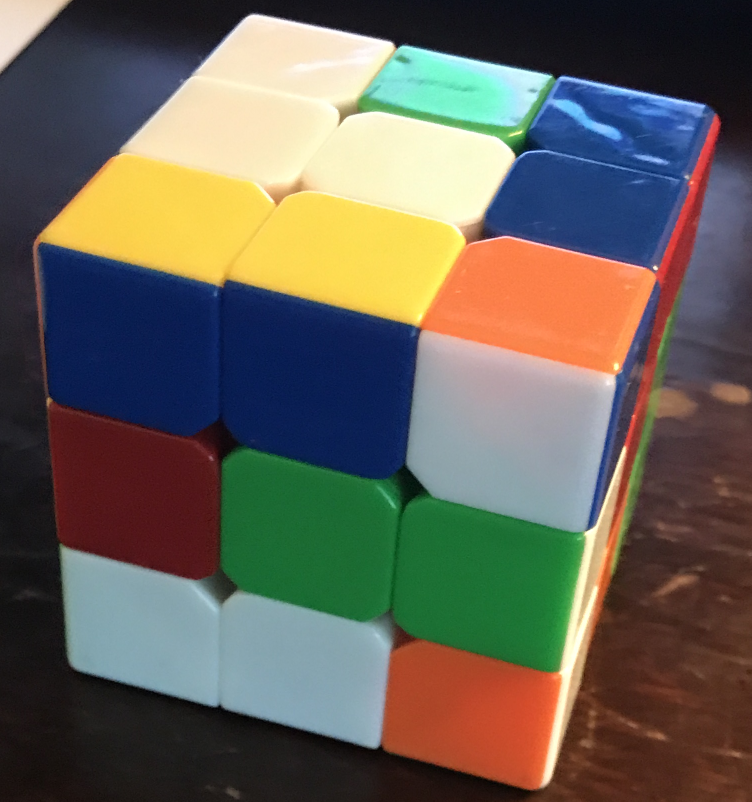
#> input picture rubiks_cropped/rub0.png, 1503 x 1603 px (shown at 1/2 size)
$ python sam.py
#> lines starting #> are read from the running program, lines starting #| are printed output that depends on the picture; after the words box and inside, x2 and y2 are one past the last pixel; in counts of white or black regions, pixels touching at a corner belong together
import cv2
import numpy as np
from matplotlib import pyplot as plt

r = 2
c = 5
index = 1
def add_img(title, img):
    global index
    plt.subplot(r,c,index)
    plt.imshow(img, 'gray')
    plt.title(title)
    plt.xticks([]), plt.yticks([])
    index+=1

def get_sift(inimg):
   # gray = cv2.cvtColor(inimg,cv2.COLOR_BGR2GRAY)
    #i = inimg
    return inimg
    # sift = cv2.SIFT_create()
    # kp = sift.detect(inimg,None)
    # return cv2.drawKeypoints(inimg, kp, inimg,flags=cv2.DRAW_MATCHES_FLAGS_DRAW_RICH_KEYPOINTS)

img = cv2.imread("rubiks_cropped/rub0.png", 0)
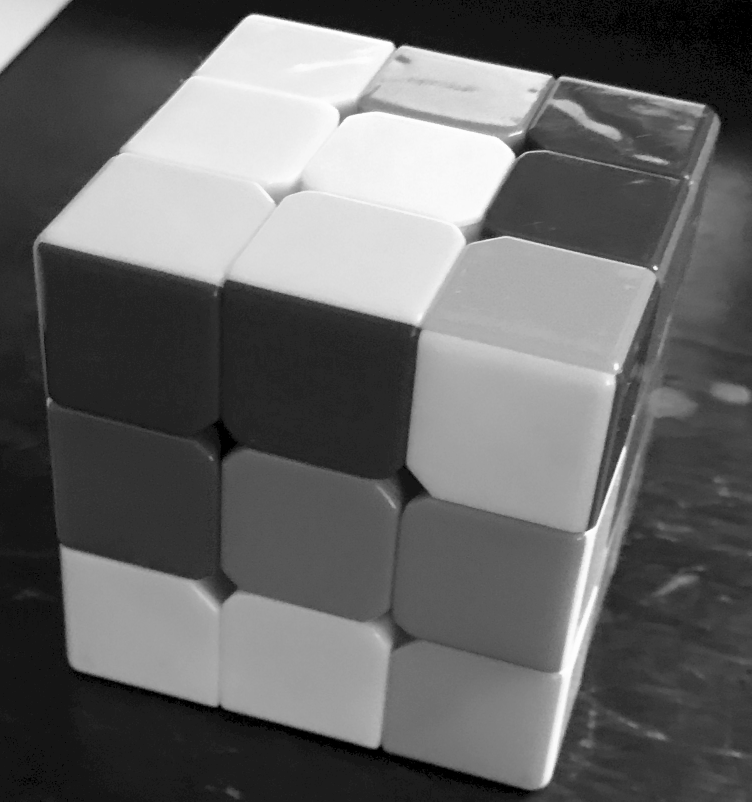
#> img: shape (1603, 1503) (shown at 1/2 size); min 0, max 255, mean 102.7
width = 720
dim = (width,int(img.shape[1]/img.shape[0] * width))
#> dim = (720, 675)
img = cv2.resize(img, dim, interpolation = cv2.INTER_AREA)
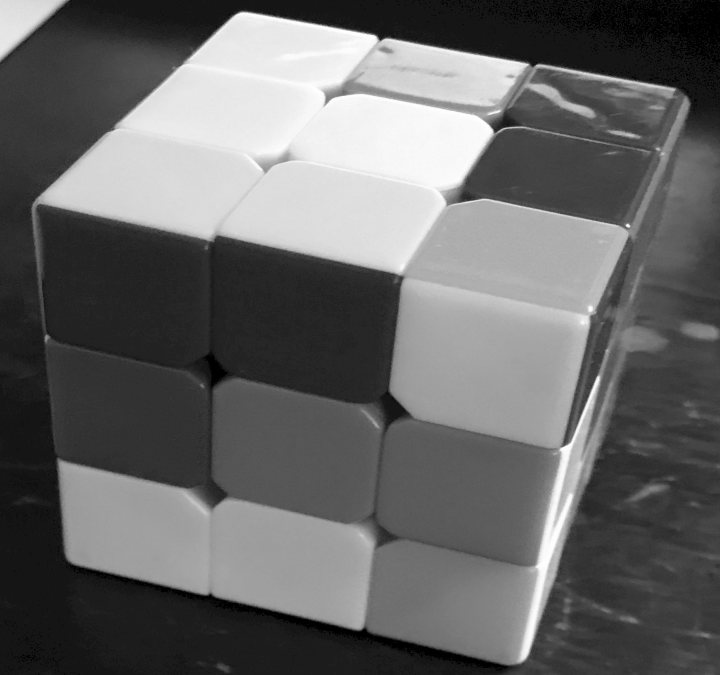
#> img: shape (675, 720); min 0, max 255, mean 102.7
add_img('original',img)

edges = cv2.Canny(img,100,101)
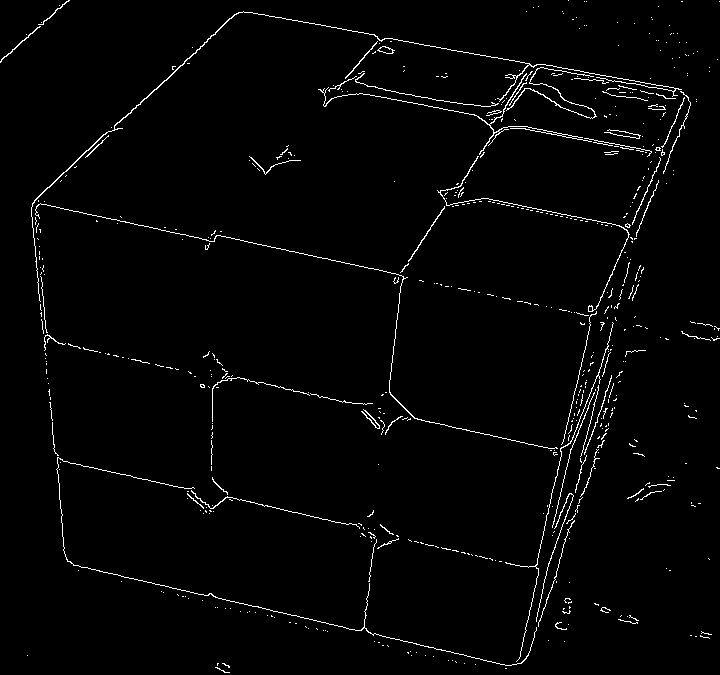
#> edges: shape (675, 720); 2% white in thin lines or dots
add_img('edges',edges)

gaussianThresh = cv2.adaptiveThreshold(edges, 255, cv2.ADAPTIVE_THRESH_GAUSSIAN_C, cv2.THRESH_BINARY, 11, 2)
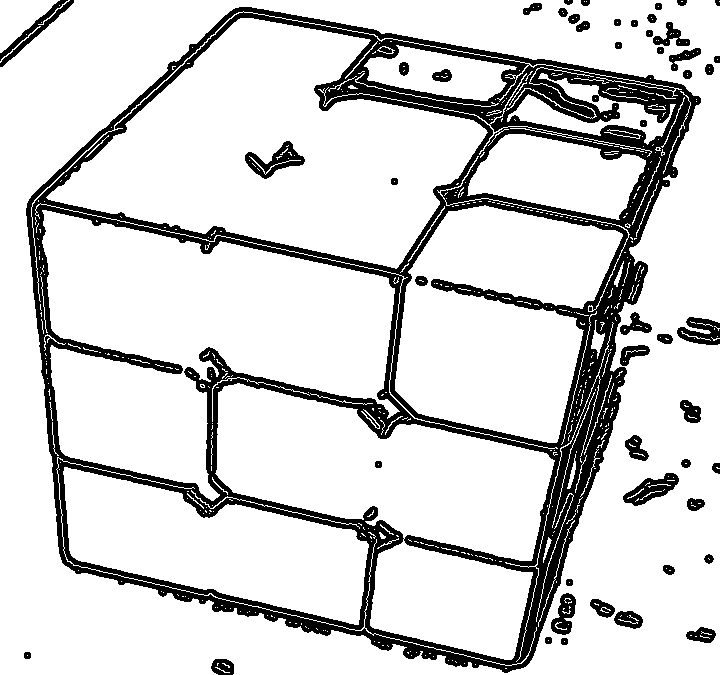
#> gaussianThresh: shape (675, 720); 84% white; 53 black regions (3 under 20 px), largest, box (x1, y1, x2, y2) and area: (26, 7, 701, 673) 68099, (0, 0, 74, 67) 907, (245, 141, 305, 179) 902
add_img('gaussian', gaussianThresh)

invert = 255 - gaussianThresh
print(invert)
#> (printed output is left out)
add_img('invert',invert)

kernel = np.ones((5,5),np.uint8)
dilation = cv2.dilate(invert,kernel,iterations=1)
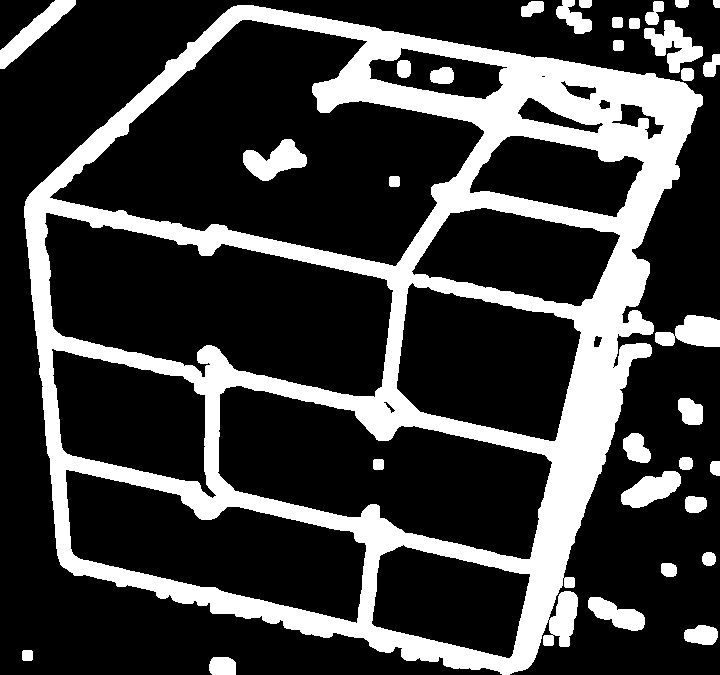
#> dilation: shape (675, 720); 24.5% white; 32 white regions, largest, box (x1, y1, x2, y2) and area: (24, 5, 703, 675) 104660, (0, 0, 76, 69) 1549, (243, 139, 307, 181) 1476
add_img('dilation',dilation)

original_sift = get_sift(img)
add_img('original sift',original_sift)
add_img('edges sift', get_sift(edges))
add_img('gaussian sift', get_sift(gaussianThresh))
add_img('invert sift', get_sift(invert))
add_img('dilation sift', get_sift(dilation))

plt.show()

$ run again, with rubiks_cropped/rub1.png copied over rubiks_cropped/rub0.png
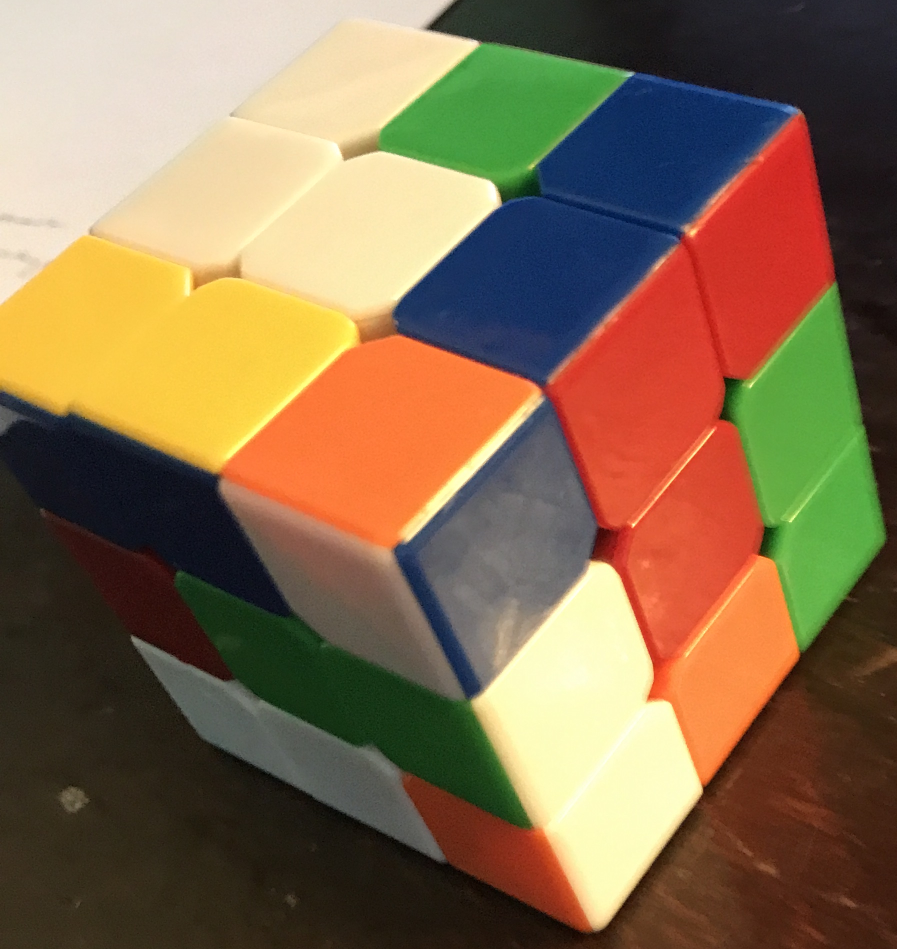
#> input picture rubiks_cropped/rub1.png, 1793 x 1898 px (shown at 1/2 size)
#> `edges = cv2.Canny(img,100,101)`:
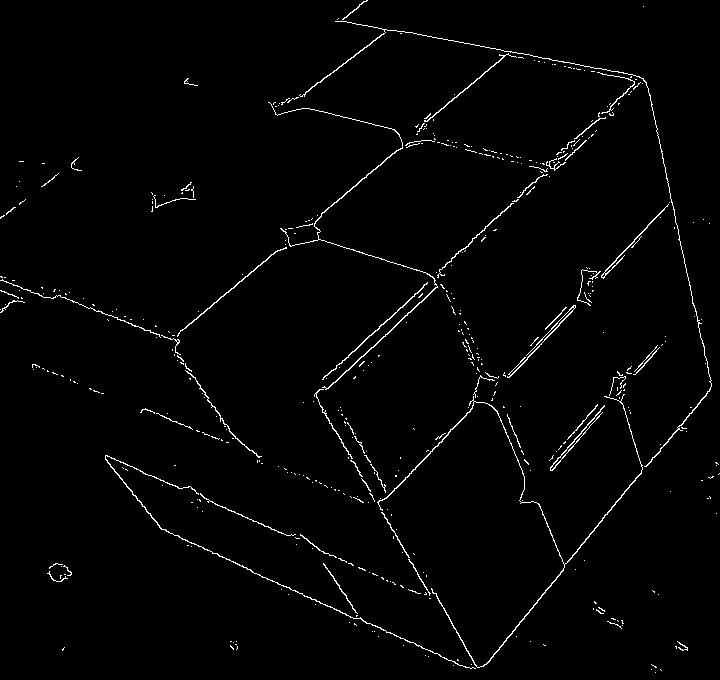
#> edges: shape (680, 720); 1.7% white in thin lines or dots
#> gaussianThresh: shape (680, 720); 86.6% white; 35 black regions, largest, box (x1, y1, x2, y2) and area: (0, 0, 717, 673) 59376, (147, 178, 200, 216) 930, (43, 559, 76, 587) 593
#> (printed output is left out)
#> `dilation = cv2.dilate(invert,kernel,iterations=1)`:
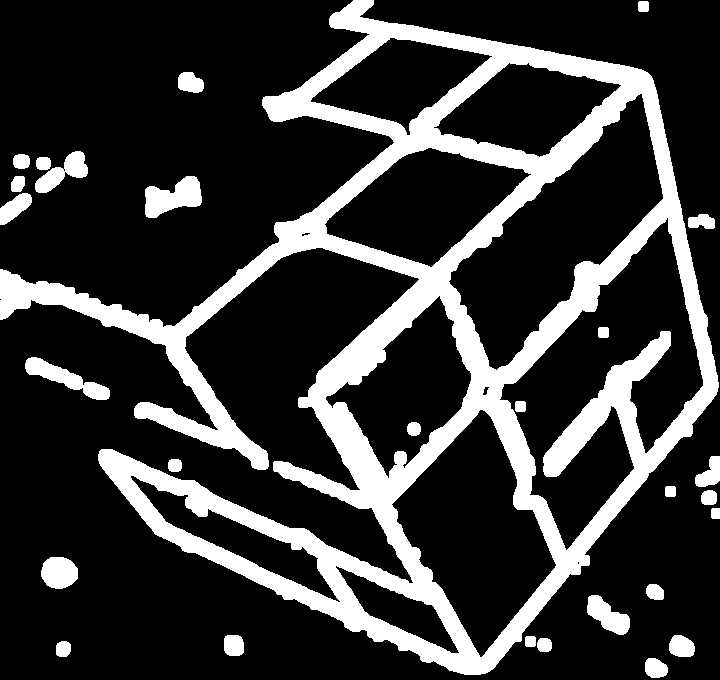
#> dilation: shape (680, 720); 21.6% white; 28 white regions, largest, box (x1, y1, x2, y2) and area: (0, 0, 719, 675) 94532, (145, 176, 202, 218) 1473, (25, 357, 110, 400) 1299

$ run again, with rubiks_cropped/rub2.png copied over rubiks_cropped/rub0.png
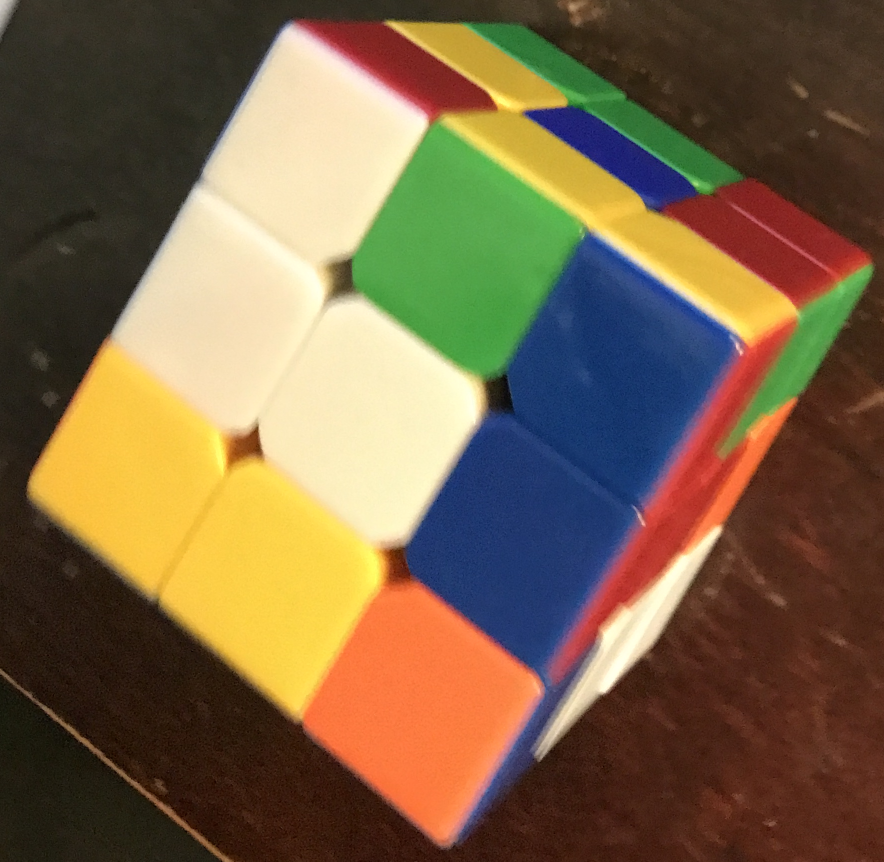
#> input picture rubiks_cropped/rub2.png, 1768 x 1723 px (shown at 1/2 size)
#> `edges = cv2.Canny(img,100,101)`:
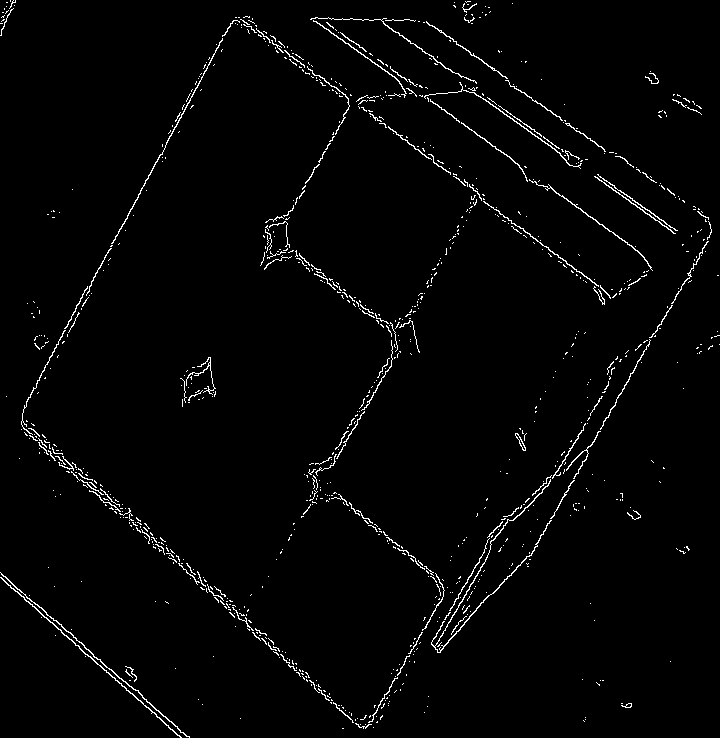
#> edges: shape (738, 720); 2.1% white in thin lines or dots
#> gaussianThresh: shape (738, 720); 86.3% white; 72 black regions, largest, box (x1, y1, x2, y2) and area: (16, 12, 717, 733) 57446, (0, 568, 195, 738) 3380, (176, 353, 221, 411) 1441
#> (printed output is left out)
#> `dilation = cv2.dilate(invert,kernel,iterations=1)`:
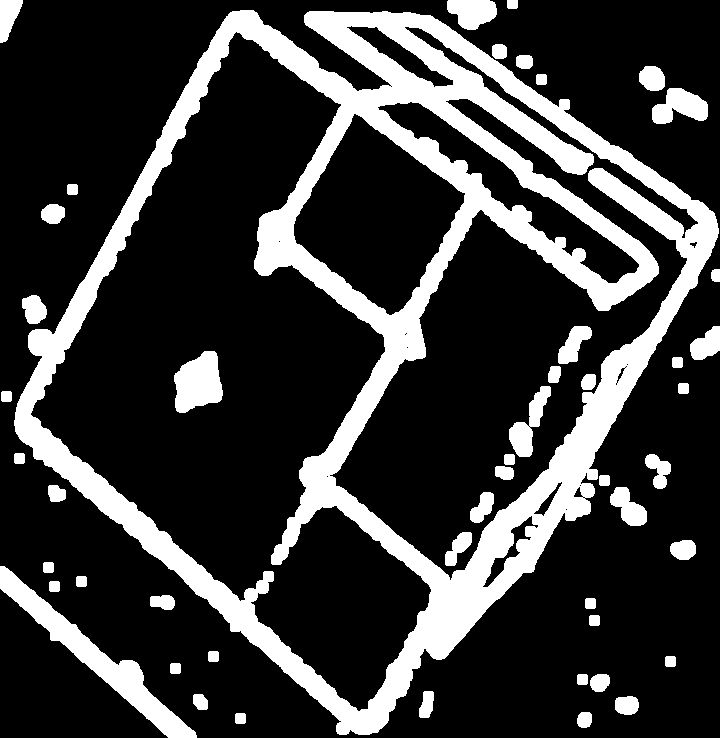
#> dilation: shape (738, 720); 22.2% white; 49 white regions, largest, box (x1, y1, x2, y2) and area: (14, 10, 719, 735) 95273, (0, 566, 197, 738) 5542, (174, 351, 223, 413) 2181
